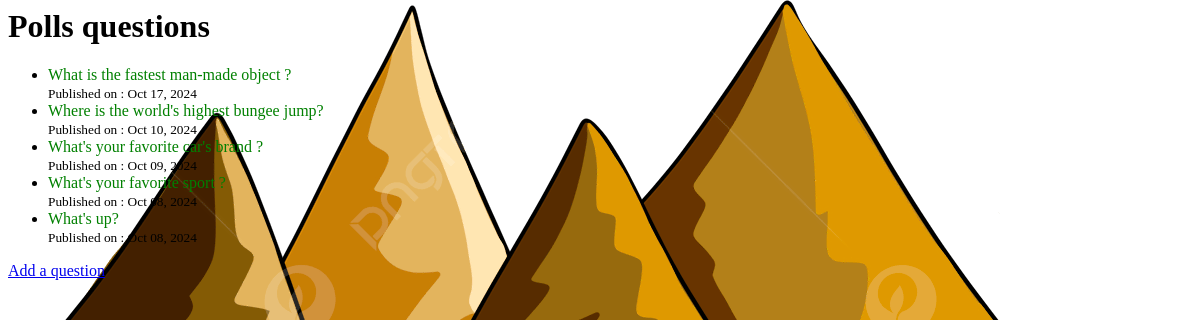
Screenshot of /polls/ with the database file from the repository.
### polls/models.py (models this page shows, shortened)
class Question(models.Model):
    question_text = models.CharField(max_length=200)
    pub_date = models.DateTimeField("date published")

### polls/views.py (the view)
# urls.py: path("", views.IndexView.as_view(), name="index"),
class IndexView(generic.ListView):
    template_name = "polls/index.html"
    context_object_name = "latest_question_list"
    def get_queryset(self):
        return Question.objects.filter(pub_date__lte=timezone.now()).order_by("-pub_date")[
               :5
               ]

### polls/templates/polls/index.html
{% load static %}
<link rel="stylesheet" href="{% static 'polls/style.css' %}">
<header>
    <h1>Polls questions</h1>
</header>
{% if latest_question_list %}
    <ul>
    {% for question in latest_question_list %}
        <li>
            <a href="{% url 'polls:detail' question.id %}">{{ question.question_text }}</a>
            <br>
            <small>Published on : {{ question.pub_date|date:"M d, Y" }}</small>
        </li>
    {% endfor %}
    </ul>
<a href="{% url 'polls:add' %}">Add a question</a>
{% else %}
    <p>No polls are available.</p>
{% endif %}

### polls/static/polls/style.css (style rules this page uses)
li a { color: green; text-decoration: none; }

### rows the page displays
Question: question_text "What is the fastest man-made object ?", pub_date "Oct 17, 2024"
Question: question_text "Where is the world's highest bungee jump?", pub_date "Oct 10, 2024"
Question: question_text "What's your favorite car's brand ?", pub_date "Oct 09, 2024"
Question: question_text "What's your favorite sport ?", pub_date "Oct 08, 2024"
Question: question_text "What's up?", pub_date "Oct 08, 2024"
